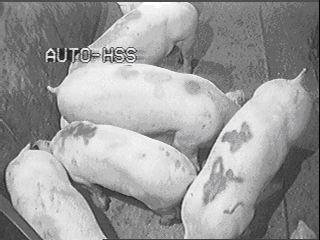
//> input picture Assignment_4/TestImage-even-width.bmp, 320 x 240 px
$ ./p2 ../Assignment_4/TestImage-even-width.bmp   (built with g++ and OpenCV 4)
//> lines starting //> are read from the running program, lines starting //| are printed output that depends on the picture; after the words box and inside, x2 and y2 are one past the last pixel; in counts of white or black regions, pixels touching at a corner belong together
// This header file will include all the other necessary header files for your application
#include <opencv2/opencv.hpp>
#include <stdint.h>
using namespace cv;


#include<iostream>
using namespace std;


// main function
int main(int argc, char** argv)
{

  // Reading the image file from the main argument
  Mat originalSample = imread(argv[1], IMREAD_GRAYSCALE);
//> originalSample: 240 rows x 320 cols, CV_8UC1; min 4, max 255, mean 154.2
  Mat modifiedSample = imread(argv[1], IMREAD_GRAYSCALE);


  //Check that the images loaded
  if(!originalSample.data ) {
    cout << "ERROR: Could not load image data." << endl;
    return -1;
  }

  //for storing the count of intensity value in the image
  int originalIntensityValues[255];
  int modifiedIntensityValues[255];

  for(int i=0; i<=255; i++){
    originalIntensityValues[i] = 0;
    modifiedIntensityValues[i] = 0;
  }

  int originalMaxIntensity = 0;

  //pixel intensity counting for Histogram
  for(int i=0; i< originalSample.rows; i++){
    for(int j=0; j< originalSample.cols; j++){
      originalIntensityValues[originalSample.at<uint8_t>(i,j)]++;
      if(originalMaxIntensity <originalIntensityValues[originalSample.at<uint8_t>(i,j)]){
        originalMaxIntensity = originalIntensityValues[originalSample.at<uint8_t>(i,j)];
      }
    }
  }
//> this loop made 240 passes
//> originalMaxIntensity on passes 1 to 3: 278, 580, 580
//> after the loop, originalIntensityValues = 255 values, max 10078 at index 102, min 0 at index 0, mean 300.8; originalMaxIntensity = 10078

  //to store the propability of each pixel intensity
  float originalPropabilityValues[255];
  float originalCummulativePropabilityValues[255];


  //storing the default propability values as zero
  for(int i=0; i<=255; i++){
    originalPropabilityValues[i] = 0;
    originalCummulativePropabilityValues[i] = 0;
  }

  int totalNumberOfPixels = originalSample.rows * originalSample.cols;
//> totalNumberOfPixels = 76800

  for(int i=0; i<=255; i++){
    originalPropabilityValues[i] = (float)originalIntensityValues[i] / totalNumberOfPixels;
  }
//> after the loop, originalPropabilityValues = 255 values, max 0.131 at index 102, min 0 at index 0, mean 0.00392

  float temp = 0;
  for(int i=0; i<=255; i++){
    temp = temp + originalPropabilityValues[i];
    originalCummulativePropabilityValues[i] = temp;
  }
//> this loop made 256 passes
//> temp on passes 1 to 3: 0, 0, 0
//> after the loop, temp = 1; originalCummulativePropabilityValues = 255 values from 0 to 0.999

  int improvedIntensityValues[255];

  for(int i=0; i<=255; i++){
    improvedIntensityValues[i] = 0;
  }

  for(int i=0; i<=255; i++){
    originalCummulativePropabilityValues[i] *= 255;
    improvedIntensityValues[i] = (int)(originalCummulativePropabilityValues[i]);
  }
//> after the loop, originalCummulativePropabilityValues = 255 values from 0 to 254.7; improvedIntensityValues = 255 values from 0 to 254


  for(int i=0; i<modifiedSample.rows; i++){
    for(int j=0; j<modifiedSample.cols; j++){
      modifiedSample.at<uint8_t>(i,j) = improvedIntensityValues[originalSample.at<uint8_t>(i,j)];
    }
  }
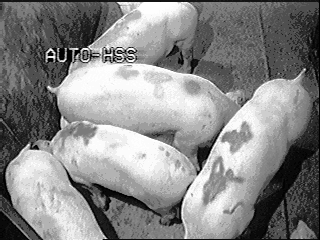
//> modifiedSample: 240 rows x 320 cols, CV_8UC1; min 0, max 255, mean 135.2

  int modifiedMaxIntensity = 0;

  //pixel intensity counting for Histogram
  for(int i=0; i< modifiedSample.rows; i++){
    for(int j=0; j< modifiedSample.cols; j++){
      modifiedIntensityValues[modifiedSample.at<uint8_t>(i,j)]++;
      if(modifiedMaxIntensity < modifiedIntensityValues[modifiedSample.at<uint8_t>(i,j)]){
        modifiedMaxIntensity = modifiedIntensityValues[modifiedSample.at<uint8_t>(i,j)];
      }
    }
  }
//> this loop made 240 passes
//> after the loop, modifiedIntensityValues = 255 values, max 10078 at index 79, min 0 at index 2, mean 300.8; modifiedMaxIntensity = 10078

  float scale1 = 300.00/(float)originalMaxIntensity;
//> scale1 = 0.0298
  float scale2 = 300.00/(float)modifiedMaxIntensity;
//> scale2 = 0.0298

  //histogram image values storing
  Mat originalHistogram(originalMaxIntensity*scale1, 255, CV_32F);
//> originalHistogram: 300 rows x 255 cols, CV_32FC1; every value is 0
  Mat modifiedHistogram(modifiedMaxIntensity*scale2, 255, CV_32F);
  originalHistogram.setTo(255);
//> originalHistogram: 300 rows x 255 cols, CV_32FC1; every value is 255
  modifiedHistogram.setTo(255);

  //drawing the histograms on the screen
  for(int i=0; i<=255; i++){
    Point p1,p2;
    p1 = Point(i, originalMaxIntensity*scale1);
    p2 = Point(i, (originalMaxIntensity - originalIntensityValues[i])*scale1);
    line(originalHistogram, p1, p2, Scalar(0, 0, 0), CV_AA);
  }
//> this loop made 256 passes
//> p2 on passes 1 to 3: Point(0, 300), Point(1, 300), Point(2, 300)
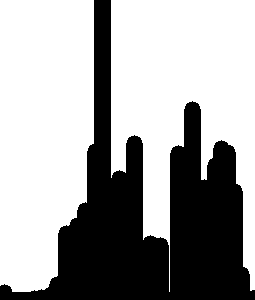
//> originalHistogram: 300 rows x 255 cols, CV_32FC1; 64.4% white; 1 black region, box (x1, y1, x2, y2) and area: (0, 0, 255, 300) 27261

  //histogram plotting for the negitive image
  for(int i=0; i<=255; i++){
    Point p1,p2;
    p1 = Point(i, modifiedMaxIntensity*scale2 );
    p2 = Point(i, (modifiedMaxIntensity - modifiedIntensityValues[i])*scale2);
    line(modifiedHistogram, p1, p2, Scalar(0, 0, 0), CV_AA);
  }
//> this loop made 256 passes
//> p2 on passes 3, 5, 6: Point(2, 300), Point(4, 300), Point(5, 300)
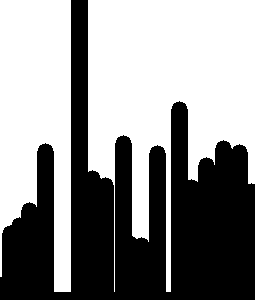
//> modifiedHistogram: 300 rows x 255 cols, CV_32FC1; 56.3% white; 1 black region, box (x1, y1, x2, y2) and area: (0, 0, 255, 300) 33435


  namedWindow("original Image");
  namedWindow("modified Image");
  namedWindow("original Histogram");
  namedWindow("modified Histogram");

  imshow("original Image", originalSample);
  imshow("modified Image", modifiedSample);
  imshow("original Histogram", originalHistogram);
  imshow("modified Histogram", modifiedHistogram);


  waitKey(0);

  //destory the windows
  destroyWindow("original Image");
  destroyWindow("modified Image");
  destroyWindow("original Histogram");
  destroyWindow("modified Histogram");

}
